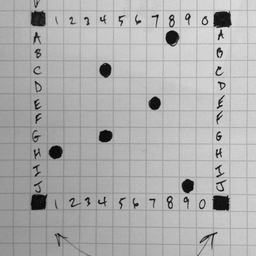
%> input picture so/images/onxij.jpg (cropped and resized to the size of MATLAB's example picture, made grey), 256 x 256 px, given in place of cameraman.tif, which was not available
$ octave --eval "so;"   (GNU Octave 9; MATLAB toolbox functions it lacks are replaced by stand-ins)
%> lines starting %> are read from the running program, lines starting %| are printed output that depends on the picture; pictures that were not available may be replaced by others from this repository, and a replacement may not be noted
### so/m_xcorr2.m
%	C = M_XCORR2(TEMPLATE, A) computes the cross-correlation of
%   matrices TEMPLATE and A.
%
%	M_XCORR2 replaces slow matlab XCORR2 that doens't correlate using the
%	fourier domain
%
%
%	Maurits Diephuis, Fokko Beekhof
%
%
%	IN:
%		t:	2D NxM numeric array
%		b:	2D NxM numeric array
%
%
%
%	OUT:
%		c: NxM array with correlation coeficients
%
%	Version 0.2
%	29-01-2010
%	23-08-2010
%
%
function c = m_xcorr2(varargin)

	t = varargin{1};
	iptcheckinput(t,  {'logical', 'numeric'}, {'real', 'nonsparse', '2d', 'finite'}, 'm_xcorr2', 't', 1);

	%	Determine padding size in x and y dimension
	size_t 		= size(t);
	outsize 	= 2*size_t - 1;

	%	If two images were passed
	if ( length(varargin) == 2 )
		a = varargin{2};
	  iptcheckinput(a,  {'logical', 'numeric'}, {'real', 'nonsparse', '2d', 'finite'}, 'm_xcorr2', 'a', 2);

	  %	Determine padding size in x and y dimension
	  size_a 		= size(a);
	  outsize 	= size_t + size_a - 1;
	end

	%	FFT first argument
	Ft = fft2(t, outsize(1), outsize(2));


	%	Fourier transform
	if ( length(varargin) == 2 )
		Fa = fft2(a, outsize(1), outsize(2));
	  c = abs( fftshift( ifft2(Fa .* conj(Ft))) );
	else
	  c = abs( fftshift( ifft2(Ft .* conj(Ft))) );
	end

### so_01_14_2011/m_translation_offset.m
%
%	Determines the offset in translation between a misaligned and a target
%	image using the maximum cross correlation peak
%
%	Maurits Diephuis
%
%
%
function [y_offset, x_offset] = m_translation_offset(template, im)


	%	Check types. t and a must be MxN (2D) arrays with real numbers.
	iptcheckinput(template,  {'logical', 'numeric'}, {'real', 'nonsparse', '2d', 'finite'}, 'm_translation_offset', 'template', 1);
	iptcheckinput(im,  {'logical', 'numeric'}, {'real', 'nonsparse', '2d', 'finite'}, 'm_translation_offset', 'im', 2);

	%	Determin 2D cross correlation
	c = m_xcorr2(template, im);

	%	Find peak location
	[max_c, imax] 	= max(abs(c(:)));
	[ypeak, xpeak] 	= ind2sub(size(c), imax(1));

  	assert(ypeak > 0, 'ASSERT failed: ypeak > 0');
  	assert(xpeak > 0, 'ASSERT failed: xpeak > 0');

	%	Correct found peak location for image size
	corr_offset = round([(ypeak-(size(c, 1)+1)/2) (xpeak-(size(c, 2)+1)/2)]);

	%	Write out offsets
	y_offset = corr_offset(1);
	x_offset = corr_offset(2);

### so_01_14_2011/so_13_02_2011.m
% Small unit test with ACF peak based regid registration
%
%
%
function so;

close all;

% Read in images
im_org = im2double(imread('cameraman.tif'));
%> im_org: size 256x256 double; min 0.00784, max 0.898, mean 0.685

% Original + padding
im1 = padarray(im_org, [20 35]);
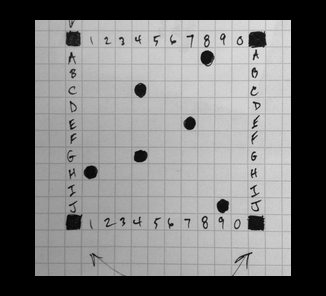
%> im1: size 296x326 double; min 0, max 0.898, mean 0.466

% Translated copy by [20 35]
im2 = zeros(size(im1));
im2(1:size(im_org, 1), 1:size(im_org, 2)) = im_org;
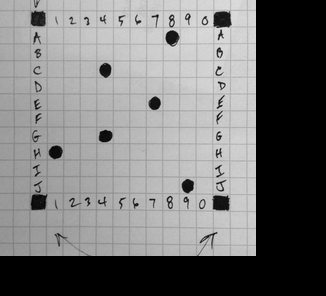
%> im2: size 296x326 double; min 0, max 0.898, mean 0.466; mean of the top-left, top-right, bottom-left and bottom-right quarters 0.679, 0.432, 0.453, 0.297

figure;imshow(im1);title('original');
figure;imshow(im2);title('translated');

% Correct translation, this not done based on features
[y_offset, x_offset] = m_translation_offset(im1, im2);
%> in m_xcorr2, `c = abs( fftshift( ifft2(Fa .* conj(Ft))) );`:
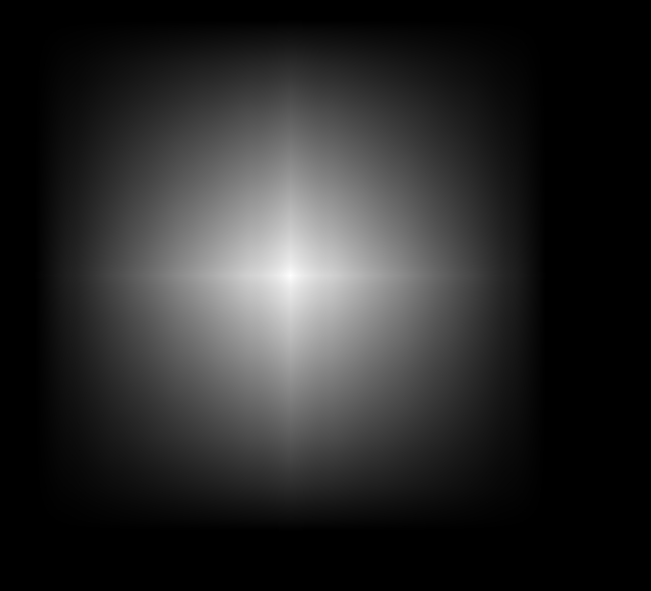
%> c: size 591x651 double; min 0, max 32013.4, mean 5245.6; drawn with min black and max white
%> in m_translation_offset, `[max_c, imax] 	= max(abs(c(:)));`: max_c = 32013.4; imax = 171666
%> in m_translation_offset, `[ypeak, xpeak] 	= ind2sub(size(c), imax(1));`: ypeak = 276; xpeak = 291
%> in m_translation_offset, `corr_offset = round([(ypeak-(size(c, 1)+1)/2) (xpeak-(size(c, 2)+1)/2)..`: corr_offset = [-20 -35]
%> in m_translation_offset, `y_offset = corr_offset(1);`: y_offset = -20
%> in m_translation_offset, `x_offset = corr_offset(2);`: x_offset = -35
%> y_offset = -20; x_offset = -35
fprintf('Found y-x offset is %d by %d\n', y_offset, x_offset);
%| Found y-x offset is -20 by -35

% Final translation correction
transIm = circshift(im2, [-y_offset -x_offset]);

% Show and tell
figure;imagesc(im1-im2);title('original difference');
%> after `title('original difference')`:
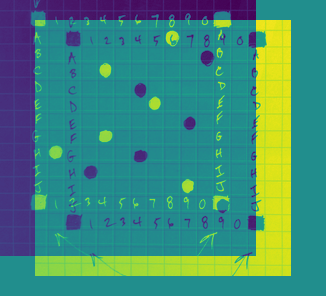
%> displayed picture: size 296x326x3, on the screen's scale of 0 to 255; mean R, G, B 63.6, 137.5, 122.2
%> `so;`:
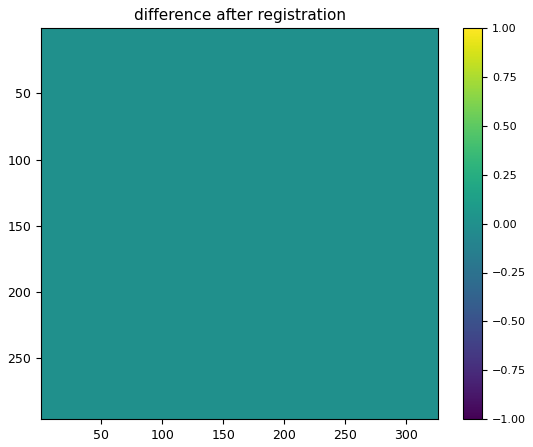
%> figure redrawn from the program's plot data
figure;imagesc(im1-transIm);title('difference after registration');colorbar;
